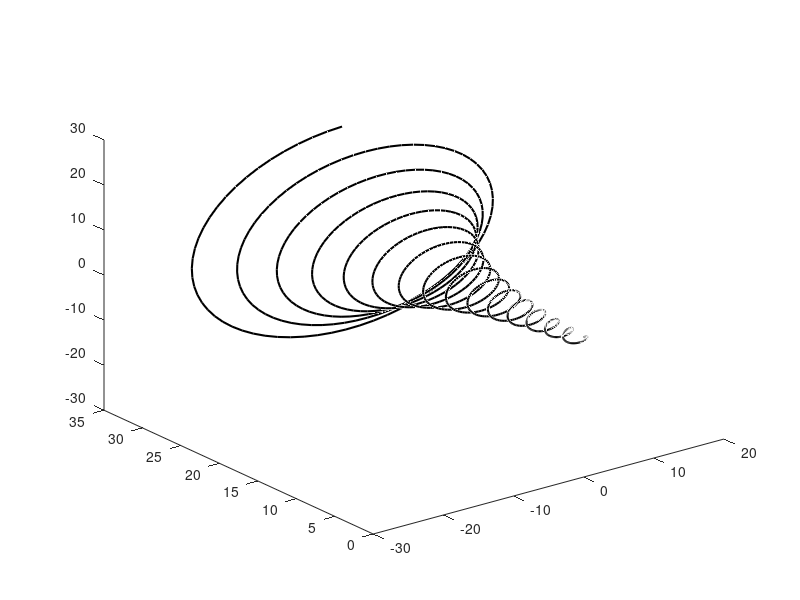

This chart was generated by the following MATLAB code: (Note: this script raises an error after producing the figure.)
clc;clear;close all;
t = linspace(0,10*pi,1000);
xt = exp(t./10).*sin(3*t);
yt = exp(t./10).*cos(3*t);
P=plot3(xt,t,yt,'-','color','k','LineWidth',1.5);
setP = threeViews3D(P);
setP.Color('g','m','b');     % 线条颜色
setP.LineStyle('-','-','-'); % 线条样式
setP.LineWidth(1.5,1.5,1.5); % 线条粗细

% setP.Marker('o','p','>');  %标记的样式
% setP.MarkerSize(1,1,1);    %标记的大小
% setP.MarkerEdgeColor('r','b','c');%标记的边缘颜色
% setP.MarkerFaceColor('r','b','c');%标记的填充颜色
% axis equal

xlabel('Real axis');ylabel('Time axis');zlabel('Imaginary axis')